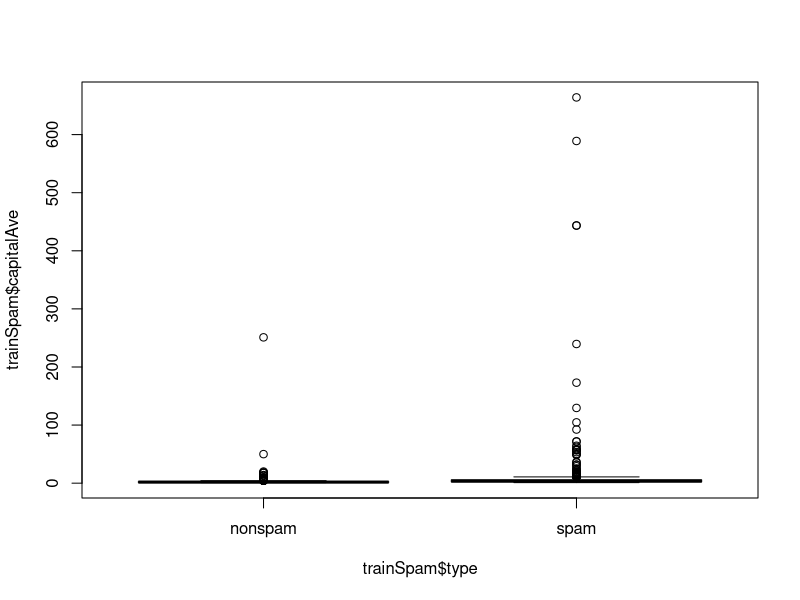
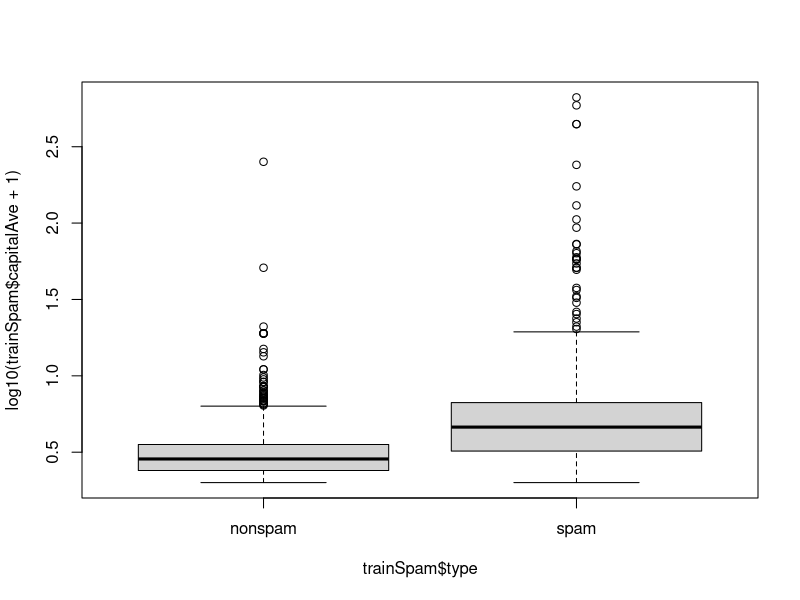
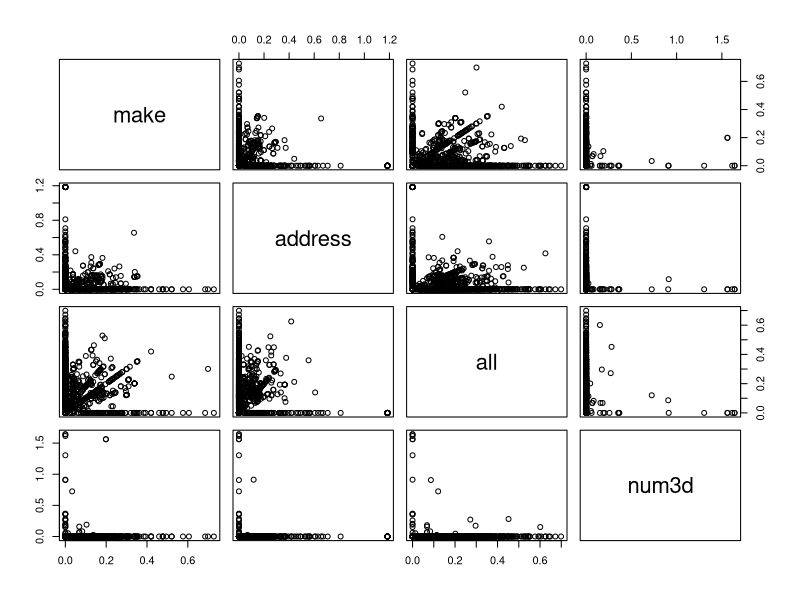
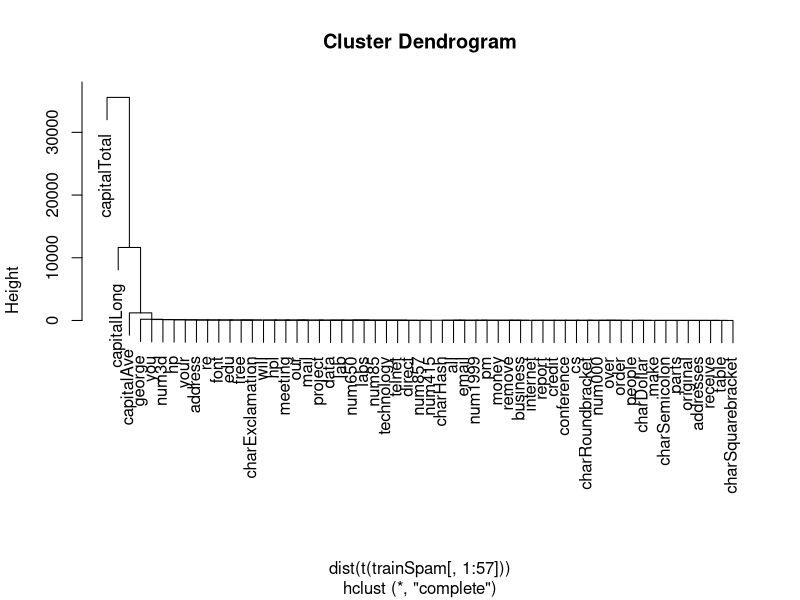
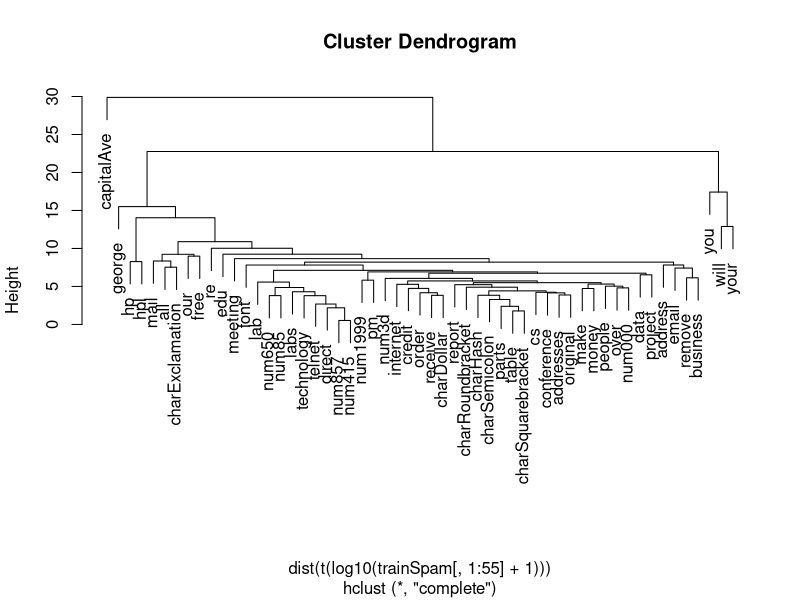
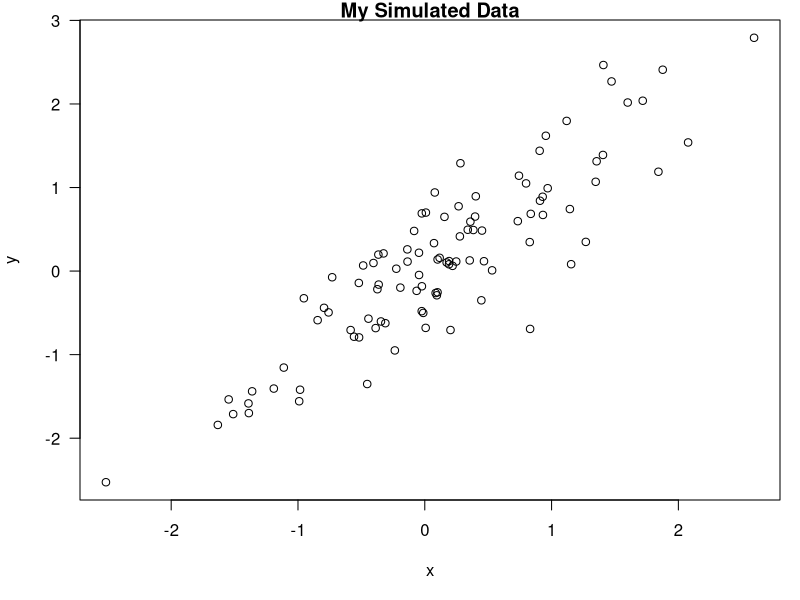
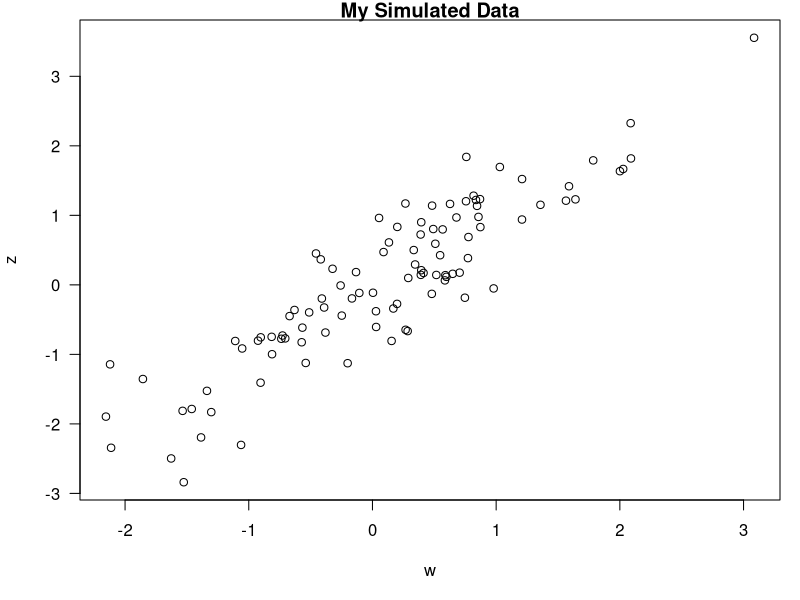

Write R code to recreate these figures, in order.
## ---- chunk 1
knitr::opts_chunk$set(echo = TRUE)
## ---- chunk 2
#install.packages("kernlab")
library(kernlab)
data("spam")
str(spam[,1:5])
## ---- chunk 3
# Perform the subsampling
set.seed(3435)
trainIndicator <- rbinom(4601, size = 1, prob = 0.5)
table(trainIndicator)
trainSpam <- spam[trainIndicator == 1, ]
testSpam <- spam[trainIndicator == 0, ]
## ---- chunk 4
names(trainSpam)  # common words in emails
head(trainSpam)   # frequencies in which words occur in a given email
table(trainSpam$type)
plot(trainSpam$capitalAve ~ trainSpam$type)
## ---- chunk 5
plot(log10(trainSpam$capitalAve + 1) ~ trainSpam$type)
## ---- chunk 6
plot(log10(trainSpam[, 1:4] + 1))
## ---- chunk 7
hCluster <- hclust(dist(t(trainSpam[, 1:57])))
plot(hCluster)
## ---- chunk 8
hClusterUpdated <- hclust(dist(t(log10(trainSpam[, 1:55] + 1))))
plot(hClusterUpdated)
## ---- chunk 9
trainSpam$numType <- as.numeric(trainSpam$type) - 1
costFunction <- function(x, y) sum(x != (y > 0.5))
cvError <- rep(NA, 55)
library(boot)
for (i in 1:55) {
  lmFormula <- reformulate(names(trainSpam)[i], response = "numType")
  glmFit <- glm(lmFormula, family = "binomial", data = trainSpam)
  cvError[i] <- cv.glm(trainSpam, glmFit, costFunction, 2)$delta[2]
}

## Which predictor has minimum cross-validated error?
names(trainSpam)[which.min(cvError)]
## ---- chunk 10
## Use the best model from the group
predictModel <- glm(numType ~ charDollar, family = "binomial", data = trainSpam)

## Get predictions on the test set
predictionTest <- predict(predictModel, testSpam)
predictedSpam <- rep("nonspam", dim(testSpam)[1])

## Classify as 'Spam' for those with prob > 0.5
predictedSpam[predictModel$fitted > 0.5] = "spam"

## Classification table
table(predictedSpam, testSpam$type)

## Error rate
(61 + 458)/(1346 + 458 + 61 + 449)
## ---- chunk 11
time <- format(Sys.time(), "%a %b %d, %Y %X")
## ---- chunk 12
x <- rnorm(100)
y <- x + rnorm(100, sd = 0.5)
## ---- chunk 13
par(mar = c(5,4,1,1), las = 1)
plot(x, y, main = "My Simulated Data")
## ---- chunk 14
library(datasets)
data(airquality)
fit <- lm(Ozone ~ Wind + Temp + Solar.R, data = airquality)
summary(fit)
## ---- chunk 15
library(xtable)
xt <- xtable(summary(fit))
print(xt, type = "html")
## ---- chunk 16
print(mean(x))
# is this code shown?
## ---- chunk 17
knitr::opts_chunk$set(echo = FALSE, results = "hide")
## ---- chunk 18
w <- rnorm(100)
z <- w + rnorm(100, sd = 0.5)
## ---- chunk 19
par(mar = c(5,4,1,1), las = 1)
plot(w, z, main = "My Simulated Data")
## ---- chunk 20
knitr::opts_chunk$set(echo = TRUE, results = "markup")
